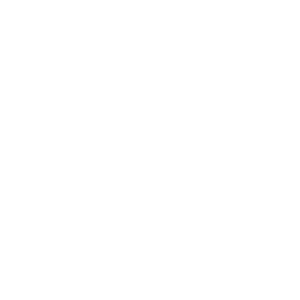
Frame 1 (no input)
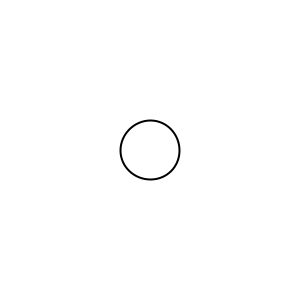
Frame 60 (the mouse pressed at the canvas centre just before this capture)
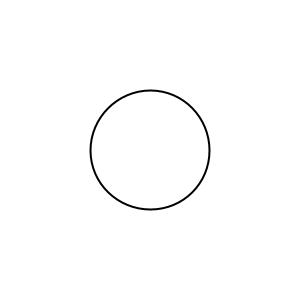
Frame 120 (the mouse held since frame 60 and released just before this capture)

The Processing sketch that drew these frames (run headless with seeded random() and noise(); from frame 60 on, the mouse is pressed at the canvas centre):

// Processing sketch: Checkpoint_1_Sketch_3
// ── Checkpoint_1_Sketch_3.pde
// Grace
// 2-4
// Checkpoint 1 Sketch 3

int width = 0;
int height = 0;

void setup () {
  size(300, 300);
  strokeWeight(2);
}

void draw () {
  background(255);
  ellipse(150, 150, width, height);
  
  width = width + 1;
  height = height + 1;
  
  if (width > 400) {
    width = 0;
    height = 0;
  } 
}
